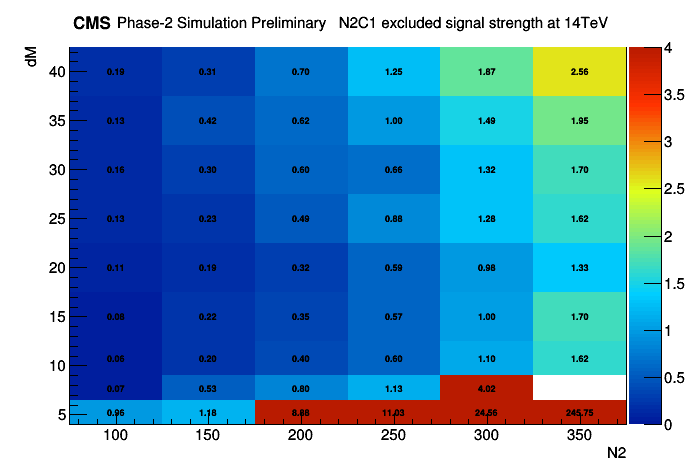

Recreate this plot in Python.
#!/usr/bin/env python2

from glob import glob
from array import array
from ROOT import TH2D, TCanvas, gStyle, TColor, TPaveText

def set_palette():

    """ Set a color palette from a given RGB list. stops, red, green and
    blue should all be lists of the same length. """

    stops = [0.00, 0.34, 0.61, 0.84, 1.00]
    red   = [0.00, 0.00, 0.87, 1.00, 0.71]
    green = [0.10, 0.81, 1.00, 0.20, 0.10]
    blue  = [0.61, 1.00, 0.12, 0.00, 0.00]

    s = array('d', stops)
    r = array('d', red)
    g = array('d', green)
    b = array('d', blue)

    npoints = len(s)
    TColor.CreateGradientColorTable(npoints, s, r, g, b, 100)
    gStyle.SetNumberContours(100)


N2s = []
N2mN1s = []
SSs = []

datafiles = '/uscms_data/d3/bschneid/analysis/higgsCombine/CMSSW_8_1_0/src/HiggsAnalysis/CombinedLimit/scripts/limits/logs/limit_N2C1_*.txt'
for datafile in glob(datafiles):
    N2 = datafile.split('_')[6]
    N2mN1 = datafile.split('_')[7].rstrip('.tx')
    with open(datafile, 'r') as f:
        for line in f:
            try:
                if line.split()[0] == 'Expected' and \
                        line.split()[1] == '50.0%:':
                    SS = line.split()[4]
            except IndexError:
                pass

        N2s.append(float(N2))
        N2mN1s.append(float(N2mN1))
        SSs.append(float(SS))

N2bins = [75., 125., 175., 225., 275., 325., 375.]
N2mN1bins = [4, 6.5, 9., 12.5, 17.5, 22.5, 27.5, 32.5, 37.5, 42.5]
N2bina = array('d', sorted(set(N2bins)))
N2mN1bina = array('d', sorted(set(N2mN1bins)))
print 'Foo02', N2mN1bina

# Histogram
h = TH2D('', '', len(N2bina)-1, N2bina, len(N2mN1bina)-1, N2mN1bina)
for idx in range(0, len(N2s)):
    N2 = N2s[idx]
    N2mN1 = N2mN1s[idx]
    SS = SSs[idx]
    #print 'Foo01', N2, N2mN1, SS
    h.Fill(N2, N2mN1, SS)

# Style
gStyle.SetOptStat(0)
gStyle.SetPaintTextFormat('.2f')
h.GetXaxis().SetTitle('N2')
h.GetYaxis().SetTitle('dM')
h.GetZaxis().SetRangeUser(0., 4.)
set_palette()

# Pave Text
t1 = TPaveText(.1, .906, .2, 1., 'NDC')
t1.SetTextSize(.039)
t1.SetFillColor(0)
t1.SetFillStyle(0)
t1.SetLineWidth(0)
t1.SetTextAlign(12)
t1.AddText('CMS')
t2 = TPaveText(.13, .9, .9, 1., 'NDC')
t2.SetTextSize(.033)
t2.SetFillColor(0)
t2.SetFillStyle(0)
t2.SetLineWidth(0)
t2.SetTextAlign(12)
t2.SetTextFont(42)
t2.AddText('Phase-2 Simulation Preliminary   {} {} at {}TeV {}'
        .format('N2C1', 'excluded signal strength', '14', ''))

# Plot
c = TCanvas()
#c.SetLogy()
h.Draw('colz|text')
t1.Draw('same')
t2.Draw('same')
c.Print('signal_strength.pdf')
c.Print('signal_strength.png')
